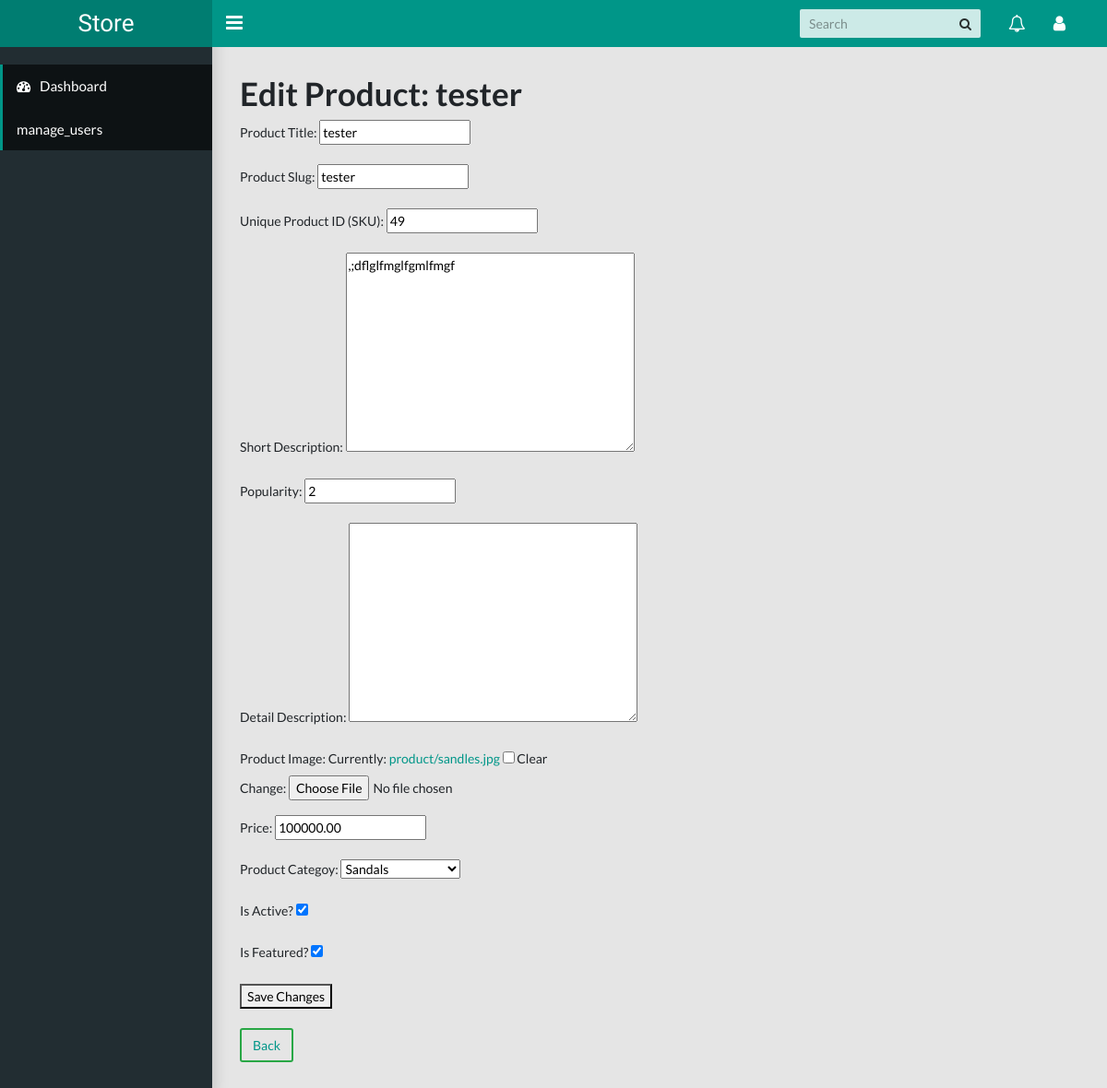
/dashboard/products/24/edit/, run on the app's committed database.
### store/models.py (models this page shows, shortened)
class Product(models.Model):
    title = models.CharField(max_length=150, verbose_name="Product Title")
    slug = models.SlugField(max_length=160, verbose_name="Product Slug")
    sku = models.CharField(max_length=255, unique=True, verbose_name="Unique Product ID (SKU)", null=True)
    short_description = models.TextField(verbose_name="Short Description")
    popularity = models.PositiveIntegerField(default=0)
    detail_description = models.TextField(blank=True, null=True, verbose_name="Detail Description")
    product_image = models.ImageField(upload_to='product', blank=True, null=True, verbose_name="Product Image")
    price = models.DecimalField(max_digits=10, decimal_places=2)
    category = models.ForeignKey(Category, verbose_name="Product Categoy", on_delete=models.CASCADE)
    is_active = models.BooleanField(verbose_name="Is Active?")
    is_featured = models.BooleanField(verbose_name="Is Featured?")
    created_at = models.DateTimeField(auto_now_add=True, verbose_name="Created Date")
    updated_at = models.DateTimeField(auto_now=True, verbose_name="Updated Date")
    class Meta:
        verbose_name_plural = 'Products'
        ordering = ('-created_at', )

class Category(models.Model):
    title = models.CharField(max_length=50, verbose_name="Category Title")
    slug = models.SlugField(max_length=55, verbose_name="Category Slug")
    description = models.TextField(blank=True, verbose_name="Category Description")
    category_image = models.ImageField(upload_to='category', blank=True, null=True, verbose_name="Category Image")
    is_active = models.BooleanField(verbose_name="Is Active?")
    is_featured = models.BooleanField(verbose_name="Is Featured?")
    created_at = models.DateTimeField(auto_now_add=True, verbose_name="Created Date")
    updated_at = models.DateTimeField(auto_now=True, verbose_name="Updated Date")
    class Meta:
        verbose_name_plural = 'Categories'
        ordering = ('-created_at', )
    def __str__(self):
        return self.title

### custom_admin/views.py (the view)
# urls.py: path('products/<int:pk>/edit/', ProductUpdateView.as_view(), name='product-edit'),
class ProductUpdateView(UpdateView):
    model = Product
    fields = ['title', 'slug', 'sku', 'short_description', 'popularity', 'detail_description', 'product_image', 'price', 'category', 'is_active', 'is_featured']
    template_name = 'custom_admin/edit_product.html'
    success_url = reverse_lazy('custom_admin:product-list')

### store/context_preprocessors.py (called while the page is built)
def store_menu(request):
    categories = Category.objects.filter(is_active=True)
    context = {
        'categories_menu': categories,
    }
    return context

def cart_menu(request):
    if request.user.is_authenticated:
        cart_items= Cart.objects.filter(user=request.user)
        context = {
            'cart_items': cart_items,
        }
    else:
        context = {}
    return context

### templates/custom_admin/edit_product.html (shortened to what this page needs)
{% extends 'custom_admin/ase.html' %}
{% block content %}
  <h1>Edit Product: {{ product.title }}</h1>
  <form method="post">
    {{ form.as_p }}
    <button type="submit">Save Changes</button>
  </form> <br>
  <button class="btn btn-outline-success" type="button">
    <a href="{% url 'custom_admin:dashboard' %}" class="btn-link">Back</a>
  </button>
{% endblock %}

### data on the page
Product: title "tester", slug "tester", sku "49", short_description ",;dflglfmglfgmlfmgf", popularity "2", price "100000.00", category "Sandals", is_active "☑", is_featured "☑"
